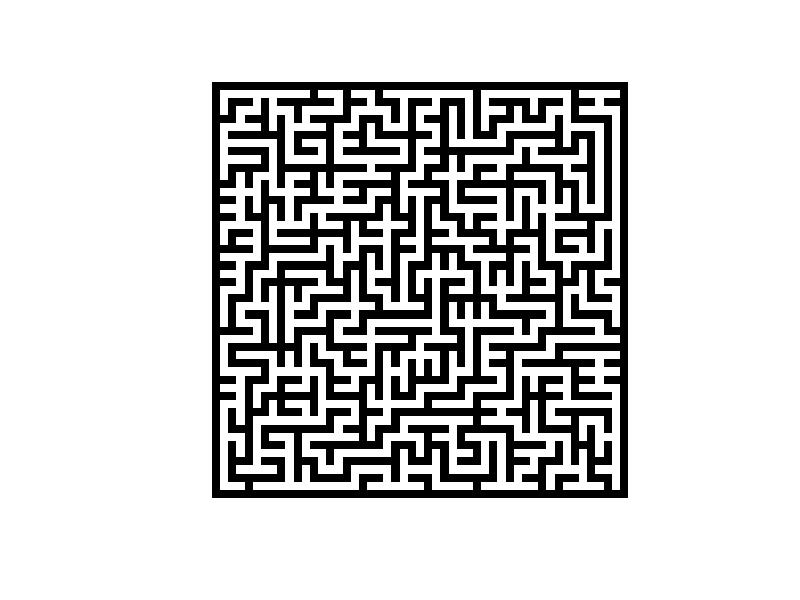

This chart was generated by the following R code:
# Dimensões
largura <- 51 # Ímpar
altura <- 51 # Ímpar

# Matriz
m <- matrix(rep(0, largura*altura), nrow = altura)

# Início
atual_i <- altura - 1
atual_j <- 2
m[atual_i, atual_j] <- 1

# Trash variables
Move <- c(0, 0)
# S T A R T

repeat{

  # Checar se o quadro já foi concluído
  if(sum(m==1)==((largura-1)/2)*((altura-1)/2)){
    break
  }
  # Movimento
  cimabaixo <- sample(c(-2,2), 1)
  esquerdir <- sample(c(-2,2), 1)
  
  # Escolher entre eixos para decidir o movimento
  horizvert <- sample(c("horiz", "vert"), 1)
  if(horizvert == "horiz"){
    Move[1] <- 0
    Move[2] <- esquerdir
  } else {
    Move[1] <- cimabaixo
    Move[2] <- 0
  }
  
  # Checar se movimento é válido
  #   com base nas próximas casas (atual + Move/2) e (atual + Move)
  # Dois espaços em branco (0, 0) = válido (avança caminho novo)
  # Dois espaços tomados (>=1, >=1) = válido (retorna em caminho pré-existente)
  # Um espaço em branco e um espaço tomado (0, >=1) = inválido (caminho não deve atravessar paredes)
  if((atual_i + Move[1]) %in% 1:altura && (atual_j + Move[2]) %in% 1:largura){
    if(m[(atual_i+Move[1]), (atual_j+Move[2])]==0){
      # (0, 0) = válido (avança)
      m[(atual_i+Move[1]), (atual_j+Move[2])] <- 1
      m[(atual_i+Move[1]/2), (atual_j+Move[2]/2)] <- 2
      atual_i <- atual_i+Move[1]
      atual_j <- atual_j+Move[2]
      next
    } else {
      # (>=1, >=1) = válido (retorna em caminho pré-existente)
      if(m[(atual_i+Move[1]/2), (atual_j+Move[2]/2)]==2){
        atual_i <- atual_i+Move[1]
        atual_j <- atual_j+Move[2]
        next
      } else {
        # (0, >=1) = inválido (caminho não deve atravessar paredes)
        next
      }
    }
  } else {
    next
  }
}

image(t(apply(m, 2, rev)), asp = 1, axes=FALSE, col = c("black", "white", "white"))


